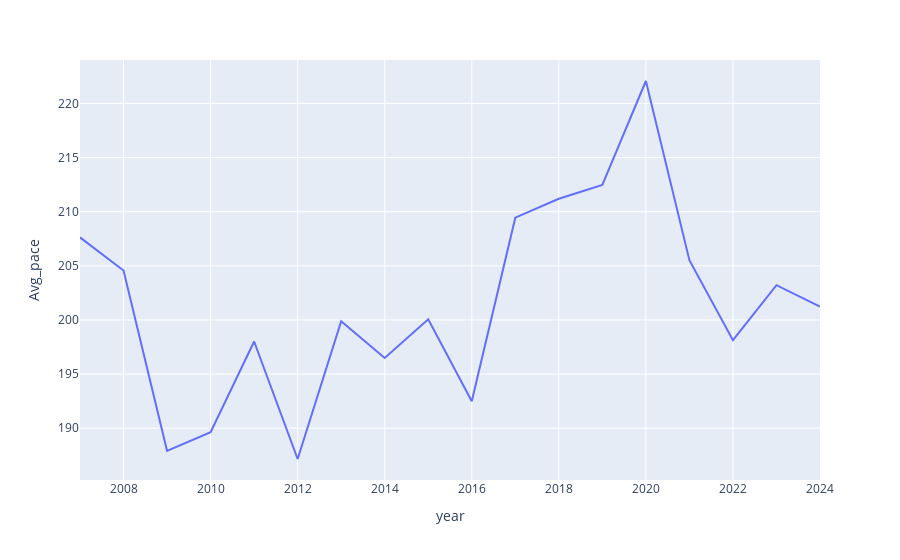

Here is the notebook cell this chart was saved with:
### Code cell
px.line(data_frame= hamilton_avg_pace, x= 'year', y= 'Avg_pace')

### Figure 1 — Plotly figure (JSON) as saved in the notebook; plotly's stock layout.template omitted (floating-point values rounded to 4 significant figures)
{"data": [{"hovertemplate": "year=%{x}<br>Avg_pace=%{y}<extra></extra>", "legendgroup": "", "line": {"color": "#636efa", "dash": "solid"}, "marker": {"symbol": "circle"}, "mode": "lines", "name": "", "orientation": "v", "showlegend": false, "type": "scatter", "x": [2007, 2008, 2009, 2010, 2011, 2012, 2013, 2014, 2015, 2016, 2017, 2018, 2019, 2020, 2021, 2022, 2023, 2024], "xaxis": "x", "y": [207.6, 204.6, 187.9, 189.6, 198.0, 187.2, 199.9, 196.5, 200.1, 192.5, 209.4, 211.2, 212.5, 222.1, 205.5, 198.1, 203.2, 201.2], "yaxis": "y"}], "layout": {"legend": {"tracegroupgap": 0}, "margin": {"t": 60}, "xaxis": {"anchor": "y", "domain": [0, 1], "title": {"text": "year"}}, "yaxis": {"anchor": "x", "domain": [0, 1], "title": {"text": "Avg_pace"}}}}
